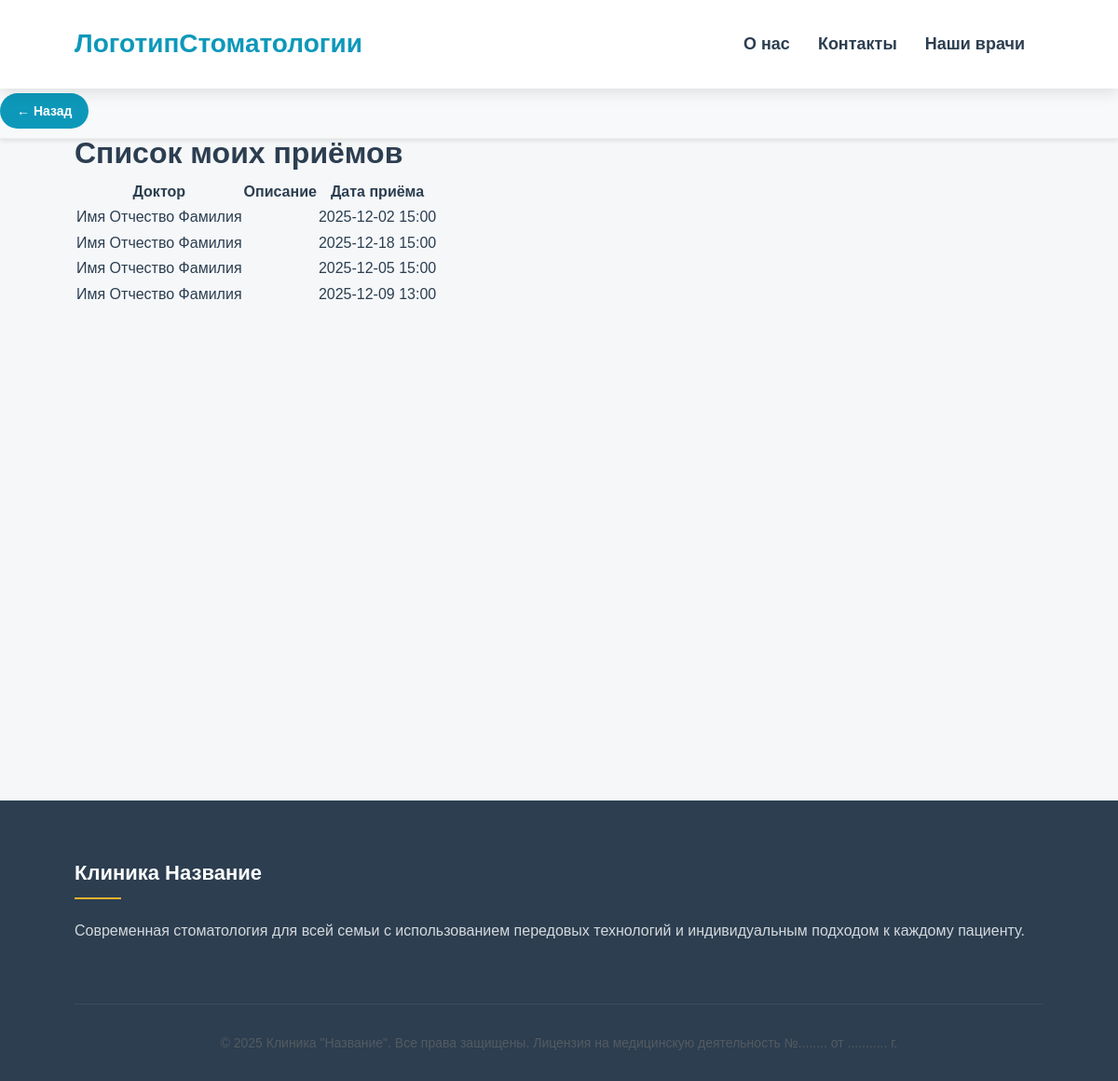
Screenshot of /patient-appointment/ (signed in) with the database file from the repository.
### clinic/models.py (models this page shows, shortened)
class Appointment(models.Model):
    patient = models.ForeignKey(Patient, on_delete=models.CASCADE)
    dentist = models.ForeignKey(Doctor, on_delete=models.CASCADE)
    appointment_date = models.DateTimeField(null=True)
    description = models.TextField('Жалобы', blank=True, null=True)
    status = models.BooleanField(default=True)
    is_attended = models.BooleanField('Пациент пришёл', null=True, blank=True, default=None)
    comment = models.TextField('Комментарий врача', blank=True, null=True)
    document = models.FileField('Документ', upload_to='doctor_notes/', null=True, blank=True)
    created_at = models.DateTimeField(null=True, blank=True)

class Doctor(models.Model):
    user = models.OneToOneField(User, on_delete=models.CASCADE)
    profile_pic = models.ImageField(upload_to='profile_pics/doctor_profiles/', null=True, blank=True)
    about = models.TextField(max_length=500, blank=True, verbose_name="О враче")
    department = models.CharField(max_length=100, blank=True, verbose_name="Отделение")
    address = models.CharField(max_length=40)
    mobile = models.CharField(max_length=20, null=True)
    status = models.BooleanField(default=False)
    @property
    def get_full_name(self):
        return f"{self.user.first_name} {self.user.last_name}"

### clinic/views.py (the view)
# urls.py: path('patient-appointment/', views.patient_appointment_view, name='patient-appointment'),
@login_required(login_url='login')
@user_passes_test(is_patient)
def patient_appointment_view(request):
    patient = Patient.objects.get(user_id=request.user.id)
    appointments = Appointment.objects.filter(patient=patient, status=True)
    context = {
        'appointments': appointments,
        'patient': patient,
    }
    return render(request, 'clinic/patient_appointment.html', context)

### templates/clinic/patient_appointment.html
{% extends 'clinic/base.html' %}
{% block content %}
<div class="container my-5">
  <h1>Список моих приёмов</h1>
  <table class="table table-striped">
    <thead>
    <tr>
      <th>Доктор</th>
      <th>Описание</th>
      <th>Дата приёма</th>
    </tr>
    </thead>
    <tbody>
    {% for appointment in appointments %}
    <tr>
      <td>{{ appointment.dentist.get_full_name }}</td>
      <td>{{ appointment.description }}</td>
      <td>{{ appointment.appointment_date|date:'Y-m-d H:i' }}</td>
    </tr>
    {% empty %}
    <tr>
      <td colspan="3">Нет запланированных встреч.</td>
    </tr>
    {% endfor %}
    </tbody>
  </table>
</div>
{% endblock %}

### static/css/style.css (style rules this page uses)
:root { --primary: #0d98ba; --secondary: #28a89c; --accent: #f3b129; --light: #f8f9fa; --dark: #2c3e50; --transition: all 0.3s ease; --shadow: 0 5px 15px rgba(0,0,0,0.1); --shadow-sm: 0 2px 8px rgba(0,0,0,0.1); --shadow-lg: 0 10px 25px rgba(0,0,0,0.15); --radius: 8px; --radius-lg: 12px; --font-heading: 'Arial', sans-serif; --font-body: 'Arial', sans-serif; }
* { margin: 0; padding: 0; box-sizing: border-box; }
html { font-size: 62.5%; scroll-behavior: smooth; }
body { font-family: var(--font-body); font-size: 1.6rem; color: var(--dark); line-height: 1.6; background-color: #f5f7f9; opacity: 0; transition: opacity 0.8s ease; }
.container { width: 90%; max-width: 144rem; margin: 0 auto; padding: 0 2rem; }

### rows the page displays
Appointment: dentist.get_full_name "Имя Отчество Фамилия", appointment_date "2025-12-02 15:00"
Appointment: dentist.get_full_name "Имя Отчество Фамилия", appointment_date "2025-12-18 15:00"
Appointment: dentist.get_full_name "Имя Отчество Фамилия", appointment_date "2025-12-05 15:00"
Appointment: dentist.get_full_name "Имя Отчество Фамилия", appointment_date "2025-12-09 13:00"

### other values shown
{{ year|default:2025 }} "2025"
